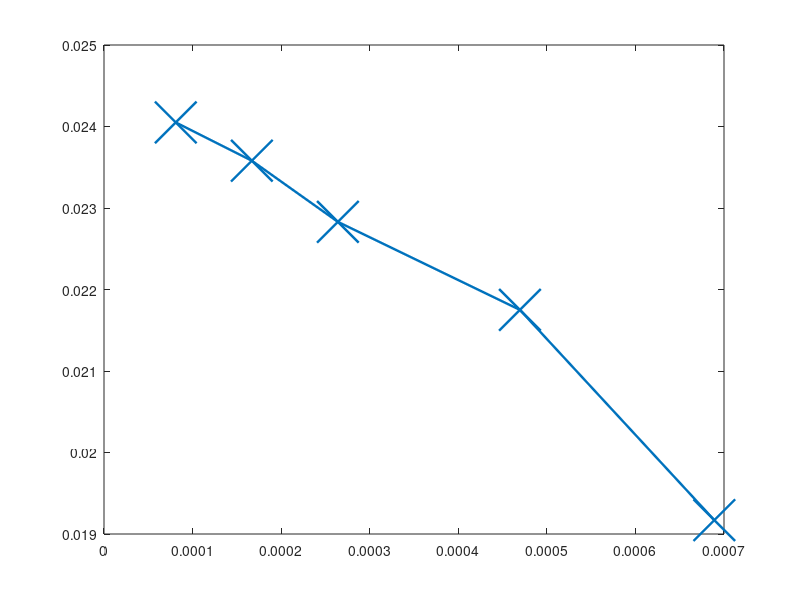

MATLAB code for this plot: (Note: this script raises an error after producing the figure.)
clc
close all
clear 

deflection = [1917 2175 2283 2358 2405]/1E5; % static deflection for 3 different mesh size
theoretical = 0.0244;
mesh_size = [2625 2167 1625 1292 900]/1E5; % mesh size

line_width = 1.75;
font_size = 30;

fig_mesh_convergence = figure('Position', get(0, 'Screensize'));
% plot(mesh_size, deflection, '-x', 'MarkerSize',15, ...
%   'LineWidth',line_width/2);
% hold on
plot(mesh_size.^2, deflection, '-x', 'MarkerSize',30, ...
  'LineWidth',line_width);
yline(theoretical,'--r', 'Analytical deflection', 'LineWidth',line_width, ...
   'FontSize', font_size)
ylim([0.018, 0.025])
xlabel('Mesh size h^2 [m^2]')
ylabel('Static deflection [m]')
title('Convergence analysis for static deflection')
set(gca, 'FontAngle', 'oblique', 'FontSize', font_size)
saveas(fig_mesh_convergence, ['C:\Users\Niccolò\Documents\UNIVERSITA\5° ANNO\FEM' ...
  '\project\images\fig_mesh_convergence.png'],'png');